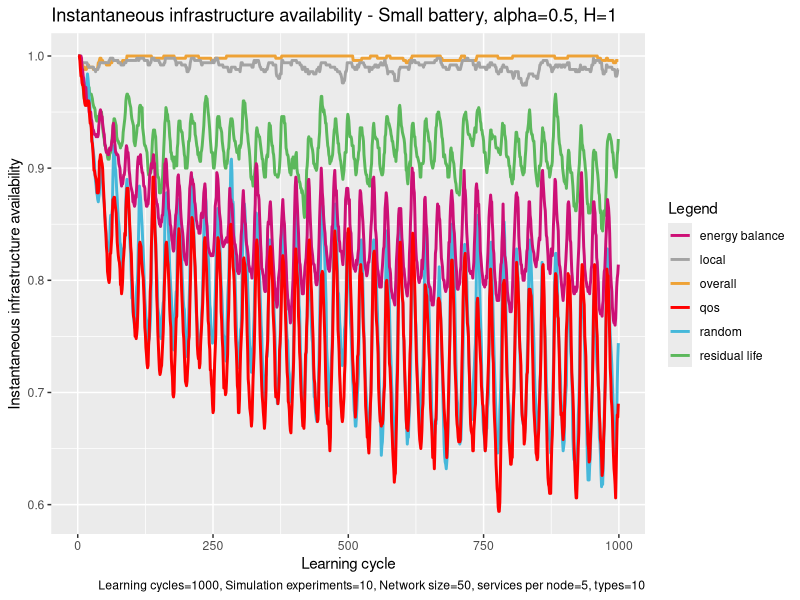

Recreate this plot in R.
# execute all lines: ctrl + shift + enter

library(ggplot2)

# set working directory here
setwd(dirname(rstudioapi::getSourceEditorContext()$path))

overall <- read.table("exp_assembly_overall_energy_template.txt", 
                      header = F,
                      sep = " ",
                      col.names= c("overallx", "overally")
)

random <- read.table("exp_assembly_random.txt", 
                     header = F,
                     sep = " ",
                     col.names= c("randomx", "randomy")
)

res <- read.table("exp_assembly_residual_life_template.txt", 
                  header = F,
                  sep = " ",
                  col.names= c("resx","resy")
)

local <- read.table("exp_assembly_local_energy_template.txt", 
                    header = F,
                    sep = " ",
                    col.names= c("locx","locy")
)

learning <- read.table("exp_assembly_fair_energyBP.txt", 
                          header = F,
                          sep = " ",
                          col.names= c("enx","eny")
)

qos <- read.table("exp_assembly_QoS.txt", 
                       header = F,
                       sep = " ",
                       col.names= c("qosx","qosy")
)


overall_x <- overall$overallx
overall_y <- overall$overally

random_y <- random$randomy
res_y <- res$resy
local_y <- local$locy
energyAware_y <- learning$eny
qos_y <- qos$qosy

head(overall)

colors <- c("overall" = "#EEA236", "residual life" = "#5CB85C", "random" = "#46B8DA", "local"="gray64", "energy balance"="deeppink3", "qos"="#FF0000")

ggplot(data=local, aes(x=overall_x, col = group)) + 
  
  geom_line(aes(y = overall_y, color = "overall"), size = 1) +
  geom_line(aes(y = res_y, color = "residual life"), size = 1) +
  geom_line(aes(y = random_y, color = "random"), size = 1) +
  geom_line(aes(y = local_y, color = "local"), size = 1) +
  geom_line(aes(y = energyAware_y, color = "energy balance"), size = 1) +
  geom_line(aes(y = qos_y, color = "qos"), size = 1) +
  
  labs(x = "Learning cycle",
       y = "Instantaneous infrastructure availability",
       color = "Legend",
       title = "Instantaneous infrastructure availability - Small battery, alpha=0.5, H=1", 
       caption = "Learning cycles=1000, Simulation experiments=10, Network size=50, services per node=5, types=10") +
  
  scale_color_manual(values = colors)
